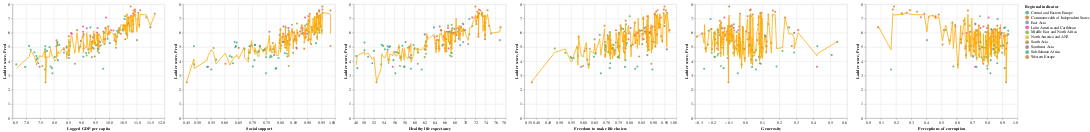

The code cell stored with this chart in its notebook:
### Markdown cell above
### Ture Ladder Score VS. Predicted Ladder Score with New Model

### Code cell
import altair as alt
chartlist3=[]
for i in cols:
    d=alt.Chart(df3).mark_circle().encode(
        x=alt.X(i, scale=alt.Scale(zero=False)),
        y="Ladder score",
        color=alt.Color("Regional indicator", scale=alt.Scale(scheme='dark2')),
    )
    d1=alt.Chart(df3).mark_line().encode(
        x=alt.X(i, scale=alt.Scale(zero=False)),
        y="Pred",
        color=alt.value("#FFAA00")
    )
    d3=d+d1
    chartlist3.append(d3)
alt.hconcat(*chartlist3)

### Figure 1 — Vega-Lite specification as saved in the notebook (floating-point values rounded to 4 significant figures; data arrays with more than 128 entries replaced by an {"elided": "..."} marker saying what was removed)
{"config": {"view": {"continuousWidth": 400, "continuousHeight": 300}}, "hconcat": [{"layer": [{"mark": "circle", "encoding": {"color": {"field": "Regional indicator", "scale": {"scheme": "dark2"}, "type": "nominal"}, "x": {"field": "Logged GDP per capita", "scale": {"zero": false}, "type": "quantitative"}, "y": {"field": "Ladder score", "type": "quantitative"}}}, {"mark": "line", "encoding": {"color": {"value": "#FFAA00"}, "x": {"field": "Logged GDP per capita", "scale": {"zero": false}, "type": "quantitative"}, "y": {"field": "Pred", "type": "quantitative"}}}]}, {"layer": [{"mark": "circle", "encoding": {"color": {"field": "Regional indicator", "scale": {"scheme": "dark2"}, "type": "nominal"}, "x": {"field": "Social support", "scale": {"zero": false}, "type": "quantitative"}, "y": {"field": "Ladder score", "type": "quantitative"}}}, {"mark": "line", "encoding": {"color": {"value": "#FFAA00"}, "x": {"field": "Social support", "scale": {"zero": false}, "type": "quantitative"}, "y": {"field": "Pred", "type": "quantitative"}}}]}, {"layer": [{"mark": "circle", "encoding": {"color": {"field": "Regional indicator", "scale": {"scheme": "dark2"}, "type": "nominal"}, "x": {"field": "Healthy life expectancy", "scale": {"zero": false}, "type": "quantitative"}, "y": {"field": "Ladder score", "type": "quantitative"}}}, {"mark": "line", "encoding": {"color": {"value": "#FFAA00"}, "x": {"field": "Healthy life expectancy", "scale": {"zero": false}, "type": "quantitative"}, "y": {"field": "Pred", "type": "quantitative"}}}]}, {"layer": [{"mark": "circle", "encoding": {"color": {"field": "Regional indicator", "scale": {"scheme": "dark2"}, "type": "nominal"}, "x": {"field": "Freedom to make life choices", "scale": {"zero": false}, "type": "quantitative"}, "y": {"field": "Ladder score", "type": "quantitative"}}}, {"mark": "line", "encoding": {"color": {"value": "#FFAA00"}, "x": {"field": "Freedom to make life choices", "scale": {"zero": false}, "type": "quantitative"}, "y": {"field": "Pred", "type": "quantitative"}}}]}, {"layer": [{"mark": "circle", "encoding": {"color": {"field": "Regional indicator", "scale": {"scheme": "dark2"}, "type": "nominal"}, "x": {"field": "Generosity", "scale": {"zero": false}, "type": "quantitative"}, "y": {"field": "Ladder score", "type": "quantitative"}}}, {"mark": "line", "encoding": {"color": {"value": "#FFAA00"}, "x": {"field": "Generosity", "scale": {"zero": false}, "type": "quantitative"}, "y": {"field": "Pred", "type": "quantitative"}}}]}, {"layer": [{"mark": "circle", "encoding": {"color": {"field": "Regional indicator", "scale": {"scheme": "dark2"}, "type": "nominal"}, "x": {"field": "Perceptions of corruption", "scale": {"zero": false}, "type": "quantitative"}, "y": {"field": "Ladder score", "type": "quantitative"}}}, {"mark": "line", "encoding": {"color": {"value": "#FFAA00"}, "x": {"field": "Perceptions of corruption", "scale": {"zero": false}, "type": "quantitative"}, "y": {"field": "Pred", "type": "quantitative"}}}]}], "data": {"name": "data-9c1185780b1db1cd0776b905968a8939"}, "$schema": "https://vega.github.io/schema/vega-lite/v4.17.0.json", "datasets": {"data-9c1185780b1db1cd0776b905968a8939": {"elided": "149 records"}}}
